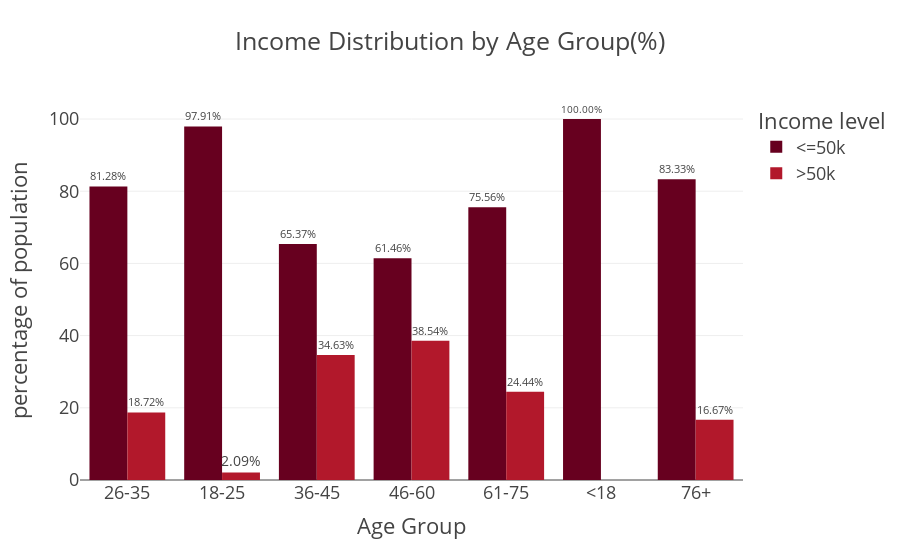

This figure's notebook cell:
### Code cell
fig = px.bar(
    adult_df_income_age,
    x = 'age_group',
    y = 'percentage',
    color = 'income',
    title='Income Distribution by Age Group(%)',
    barmode='group',
    height=500,
    color_discrete_sequence=px.colors.sequential.RdBu,
    text= "percentage"
)
fig.update_traces(texttemplate = '%{text:.2f}%', textposition = 'outside')
fig.update_layout(template = "presentation", xaxis_title="Age Group", yaxis_title = "percentage of population", legend_title = dict(text = 'Income level'), paper_bgcolor = "rgba(0,0,0,0)", plot_bgcolor ="rgba(0,0,0,0)" )
fig.show()
fig.write_image(os.path.join(results_dir, 'Income_distribution_by_agegroup_bar_plot.jpg'))
fig.write_image(os.path.join(results_dir, 'Income_distribution_by_agegroup_bar_plot.png'))
fig.write_html(os.path.join(results_dir, 'Income_distribution_by_agegroup_bar_plot.html'))

### Figure 1 — Plotly figure (JSON) as saved in the notebook; plotly's stock layout.template omitted (floating-point values rounded to 4 significant figures)
{"data": [{"alignmentgroup": "True", "hovertemplate": "income=<=50k<br>age_group=%{x}<br>percentage=%{text}<extra></extra>", "legendgroup": "<=50k", "marker": {"color": "rgb(103,0,31)", "pattern": {"shape": ""}}, "name": "<=50k", "offsetgroup": "<=50k", "orientation": "v", "showlegend": true, "text": [81.28, 97.91, 65.37, 61.46, 75.56, 100.0, 83.33], "textposition": "outside", "texttemplate": "%{text:.2f}%", "type": "bar", "x": ["26-35", "18-25", "36-45", "46-60", "61-75", "<18", "76+"], "xaxis": "x", "y": [81.28, 97.91, 65.37, 61.46, 75.56, 100.0, 83.33], "yaxis": "y"}, {"alignmentgroup": "True", "hovertemplate": "income=>50k<br>age_group=%{x}<br>percentage=%{text}<extra></extra>", "legendgroup": ">50k", "marker": {"color": "rgb(178,24,43)", "pattern": {"shape": ""}}, "name": ">50k", "offsetgroup": ">50k", "orientation": "v", "showlegend": true, "text": [38.54, 34.63, 18.72, 24.44, 2.093, 16.67], "textposition": "outside", "texttemplate": "%{text:.2f}%", "type": "bar", "x": ["46-60", "36-45", "26-35", "61-75", "18-25", "76+"], "xaxis": "x", "y": [38.54, 34.63, 18.72, 24.44, 2.093, 16.67], "yaxis": "y"}], "layout": {"autosize": true, "barmode": "group", "legend": {"title": {"text": "Income level"}, "tracegroupgap": 0}, "paper_bgcolor": "rgba(0, 0, 0, 0)", "plot_bgcolor": "rgba(0, 0, 0, 0)", "title": {"text": "Income Distribution by Age Group(%)"}, "xaxis": {"anchor": "y", "autorange": true, "domain": [0, 1], "range": [-0.5, 6.5], "title": {"text": "Age Group"}, "type": "category"}, "yaxis": {"anchor": "x", "autorange": true, "domain": [0, 1], "range": [0, 105.3], "title": {"text": "percentage of population"}, "type": "linear"}}}
